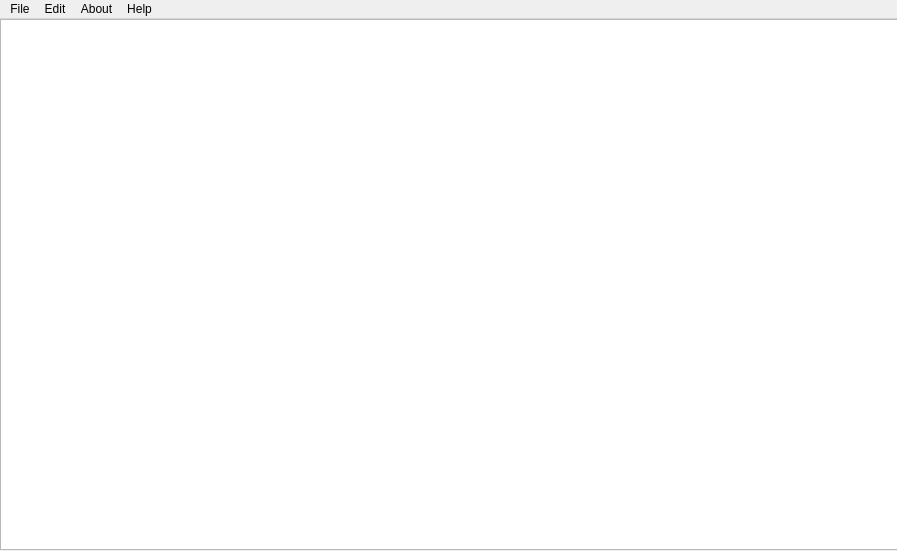
<?xml version="1.0" encoding="UTF-8"?>
<ui version="4.0">
 <class>MainWindow</class>
 <widget class="QMainWindow" name="MainWindow">
  <property name="geometry">
   <rect>
    <x>0</x>
    <y>0</y>
    <width>897</width>
    <height>551</height>
   </rect>
  </property>
  <property name="windowTitle">
   <string>Weather Station IST372</string>
  </property>
  <widget class="QWidget" name="centralWidget">
   <widget class="QGraphicsView" name="graphicsView">
    <property name="geometry">
     <rect>
      <x>0</x>
      <y>0</y>
      <width>901</width>
      <height>531</height>
     </rect>
    </property>
   </widget>
  </widget>
  <widget class="QMenuBar" name="menuBar">
   <property name="geometry">
    <rect>
     <x>0</x>
     <y>0</y>
     <width>897</width>
     <height>28</height>
    </rect>
   </property>
   <widget class="QMenu" name="menuFile">
    <property name="title">
     <string>File</string>
    </property>
   </widget>
   <widget class="QMenu" name="menuEdit">
    <property name="title">
     <string>Edit</string>
    </property>
   </widget>
   <widget class="QMenu" name="menuAbout">
    <property name="title">
     <string>About</string>
    </property>
   </widget>
   <widget class="QMenu" name="menuHelp">
    <property name="title">
     <string>Help</string>
    </property>
   </widget>
   <addaction name="menuFile"/>
   <addaction name="menuEdit"/>
   <addaction name="menuAbout"/>
   <addaction name="menuHelp"/>
  </widget>
 </widget>
 <layoutdefault spacing="6" margin="11"/>
 <resources/>
 <connections/>
</ui>
